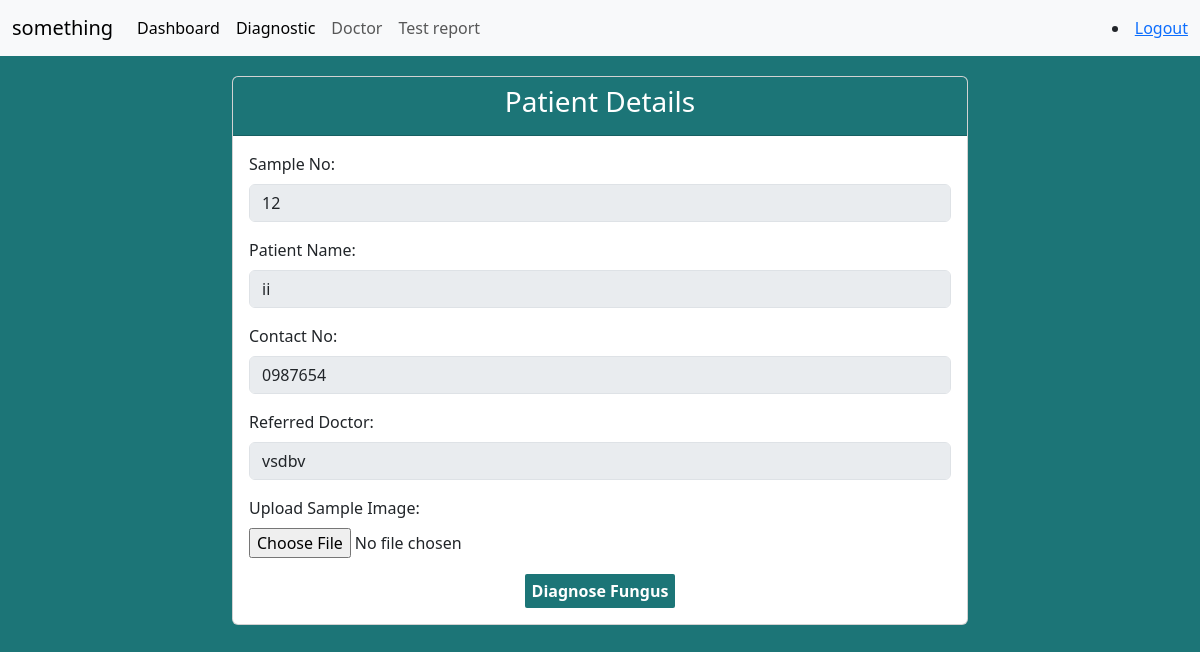
Screenshot of /testfungus/12/ (signed in) with the database file from the repository.
### home/models.py (models this page shows)
class Diagnostic(models.Model):
    patient_name=models.CharField(max_length=150)
    mobile=models.CharField(max_length=30)
    gender=models.CharField(max_length=20)
    age=models.IntegerField()
    doctor = models.ForeignKey(Doctor, on_delete=models.SET_NULL, null=True, related_name='diagnostics')
    sample_date=models.DateField()
    sample_time=models.TimeField()
    report_date= models.DateField()
    report_time=models.TimeField()
    total_cost= models.DecimalField(max_digits=10, decimal_places=2)
    payment=  models.DecimalField(max_digits=10, decimal_places=2,null=True, blank=True)
    due= models.DecimalField(max_digits=10, decimal_places=2)
    status=models.CharField(max_length=20,null=True, blank=True)

class Doctor(models.Model):
    name=models.CharField(max_length=150)
    gender=models.CharField(max_length=50)
    hospital=models.TextField()
    department=models.CharField(max_length=150)
    mobile=models.CharField(max_length=20)
    email=models.CharField(max_length=50, unique=True)

### home/views.py (the view)
# urls.py: path('testfungus/<int:diagnostic_id>/', login_required(test_fungus_view), name='testfungus'),
def  test_fungus_view(request, diagnostic_id):
    patient_diagnostic=Diagnostic.objects.get(id=diagnostic_id)
    doctor_name=patient_diagnostic.doctor.name
    context={
        'patient_diagnostic':patient_diagnostic,
        'doctor_name':doctor_name,
    }
    return render(request, 'test_fungus.html', context)

### home/templates/test_fungus.html (shortened to what this page needs)
<!DOCTYPE html>
<html lang="en">
<head>
    <link rel="stylesheet" href="https://maxcdn.bootstrapcdn.com/bootstrap/4.5.2/css/bootstrap.min.css">
</head>
<body>
    {% include 'navbar.html' %}
    <div class="container">
        <div class="row">
            <div class="col-md-8 offset-md-2">
                <div class="card" >
                    <div class="card-header text-white " style="background-color:#1c7577">
                        <h3 class="card-title  text-center" >Patient Details</h3>
                    </div>
                    <div class="card-body">
                        <form method="POST" enctype="multipart/form-data" action="{% url 'diagnosefungus' patient_diagnostic.id %}">
                            <div class="form-group">
                                <label for="sampleNo">Sample No:</label>
                                <input type="text" class="form-control" id="sampleNo" value="{{ patient_diagnostic.id }}" readonly>
                            </div>
                            <div class="form-group">
                                <label for="patientName">Patient Name:</label>
                                <input type="text" class="form-control" id="patientName" value="{{ patient_diagnostic.patient_name }}" readonly>
                            </div>
                            <div class="form-group">
                                <label for="contactNo">Contact No:</label>
                                <input type="text" class="form-control" id="contactNo" value="{{ patient_diagnostic.mobile }}" readonly>
                            </div>
                            <div class="form-group">
                                <label for="doctorName">Referred Doctor:</label>
                                <input type="text" class="form-control" id="doctorName" value="{{ patient_diagnostic.doctor.name }}" readonly>
                            </div>
                            <div class="form-group">
                                <label for="fungusImage">Upload Sample Image:</label>
                                <input type="file" class="form-control-file" id="fungusImage" name="fungus_image" accept="image/*" required>
                            </div>
                            <div class="d-flex justify-content-center">
                                <button type="submit" class="">Diagnose Fungus</button>
                            </div>
                        </form>
                    </div>
                </div>
            </div>
        </div>
    </div>
</body>
</html>

### home/templates/test_fungus.html (style rules this page uses)
body { background-color: #f8f9fa; }
.card { margin-top: 20px; }
.form-control-file { margin-bottom: 10px; }

### home/templates/navbar.html (style rules this page uses)
:root { --background-color:#1c7577; }
body { background-color:var(--background-color); }
button { background-color:var(--background-color); padding:5px 7px; border:none; border-radius:2px; color:white; font-weight:bold; }

### rows the page displays
Diagnostic: id "12", patient_name "ii", mobile "0987654", doctor.name "vsdbv"
